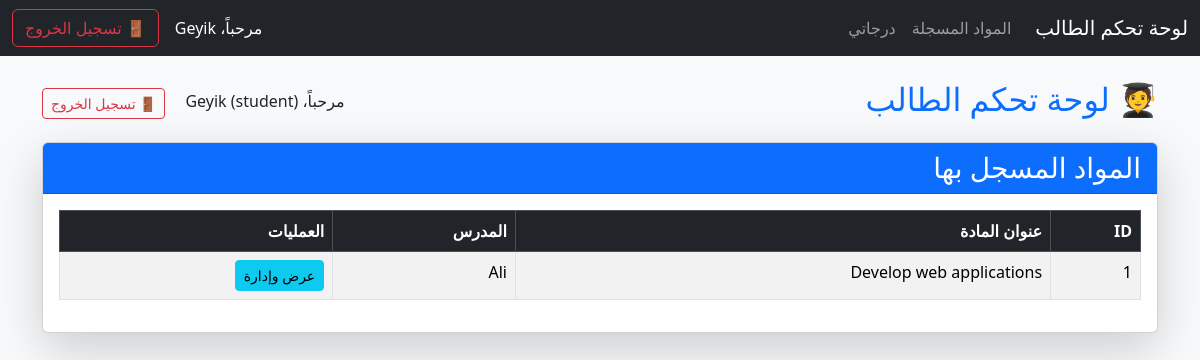
The app's page /student/dashboard.php (signed in) with its own data.
### tables this page shows
CREATE TABLE `courses` (
  `id` int(11) NOT NULL,
  `title` varchar(255) NOT NULL,
  `description` text DEFAULT NULL,
  `teacher_id` int(11) DEFAULT NULL,
  `created_at` timestamp NOT NULL DEFAULT current_timestamp()
);

CREATE TABLE `users` (
  `id` int(11) NOT NULL,
  `name` varchar(255) NOT NULL,
  `password` varchar(255) NOT NULL,
  `phone` varchar(255) DEFAULT NULL,
  `role` varchar(50) NOT NULL DEFAULT 'student'
);

### student/dashboard.php (the view, shortened to what this page needs)
<?php
require '../includes/database.php';
$student_id = $_SESSION['id'];
$stmt = $conn->prepare("
    SELECT c.id, c.title, u.name AS teacher_name
    FROM courses c
    JOIN enrollments e ON c.id = e.course_id
    JOIN users u ON c.teacher_id = u.id
    WHERE e.student_id = ?
");
$stmt->bind_param("i", $student_id);
$stmt->execute();
$result = $stmt->get_result();
?>
<!DOCTYPE html>
<html lang="ar" dir="rtl">
<head>
    <link href="https://cdn.jsdelivr.net/npm/bootstrap@5.3.3/dist/css/bootstrap.rtl.min.css" rel="stylesheet">
</head>
<body class="bg-light">
<?php require_once '../includes/student_navbar.php'; ?>
    <div class="container mt-4">
        <div class="d-flex justify-content-between align-items-center mb-3">
            <h2 class="text-primary">🧑‍🎓 لوحة تحكم الطالب</h2>
            <div>
                <span class="me-3">مرحباً، <?= $_SESSION['name'] ?> (<?= $_SESSION['role'] ?>)</span>
                <a href="../logout.php" class="btn btn-outline-danger btn-sm">🚪 تسجيل الخروج</a>
            </div>
        </div>
        <div class="card shadow-lg">
            <div class="card-header bg-primary text-white">
                <h3 class="mb-0">المواد المسجل بها</h3>
            </div>
            <div class="card-body">
                <table class="table table-bordered table-striped table-hover">
                    <thead class="table-dark">
                        <tr>
                            <th>ID</th>
                            <th>عنوان المادة</th>
                            <th>المدرس</th>
                            <th>العمليات</th>
                        </tr>
                    </thead>
                    <tbody>
                        <?php if ($result->num_rows > 0): ?>
                            <?php while ($row = $result->fetch_assoc()): ?>
                                <tr>
                                    <td><?= $row['id'] ?></td>
                                    <td><?= htmlspecialchars($row['title']) ?></td>
                                    <td><?= htmlspecialchars($row['teacher_name']) ?></td>
                                    <td>
                                        <a href="courses.php?course_id=<?= $row['id'] ?>" class="btn btn-sm btn-info">عرض
                                            وإدارة</a>
                                    </td>
                                </tr>
                            <?php endwhile; ?>
                        <?php else: ?>
                            <tr>
                                <td colspan="4" class="text-center">لم يتم تسجيلك في أي مادة بعد.</td>
                            </tr>
                        <?php endif; ?>
                    </tbody>
                </table>
            </div>
        </div>
    </div>
</body>
</html>

### records on screen
courses: id "1", title "Develop web applications", teacher.name "Ali"

### other values on screen
$_SESSION['name'] "Geyik"
$_SESSION['role'] "student"
